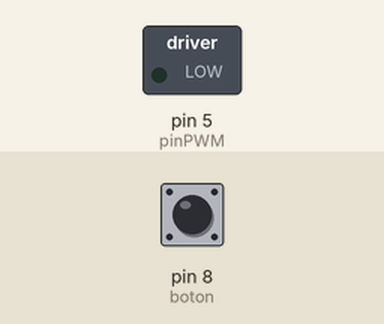
This sketch was run on a simulated Arduino Uno, built with avr-gcc and run on an emulated ATmega328P. Shown: switched loads named in the sketch (green lamp = pin HIGH). The test bench sets the inputs (shaded band); at power-on: pin 8 (boton) LOW. Pins used as bus, display or sensor lines are not drawn.

Above: at 1.2 s.
1.3 s: pin 8 (boton) pulled HIGH for 0.15 s
At 2.3 s:
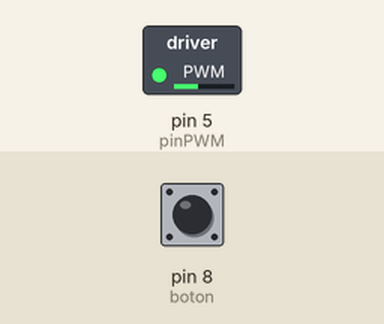
Timing chart, 0 to 4.3 s (numbered marks = the images above; inputs shaded):
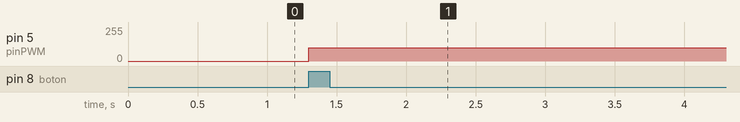

The sketch:

ControlMotor.ino
```cpp
//Declaración de puertos
int s1=2;
int s2=3;
int pinPWM=5;
int boton=8;


void setup() {
  // put your setup code here, to run once:
  pinMode(s1,OUTPUT);
  pinMode(s2,OUTPUT);
  pinMode(boton,INPUT);

}

void loop() {

  bool boton_alto=digitalRead(boton);
     digitalWrite(s1,LOW);
     digitalWrite(s2,LOW);

  if(boton_alto == HIGH)
  {
     digitalWrite(s1,LOW);
     digitalWrite(s2,HIGH);
     analogWrite(pinPWM,100);
     delay(500);
     digitalWrite(s1,LOW);
     digitalWrite(s2,LOW);
     delay(2500);
     digitalWrite(s1,HIGH);
     digitalWrite(s2,LOW);
     analogWrite(pinPWM,100);
     delay(500);
  }


}
```

Measured:
- after the input at 1.3 s, pin 5 (pinPWM): 0/255 → 100/255 at once
